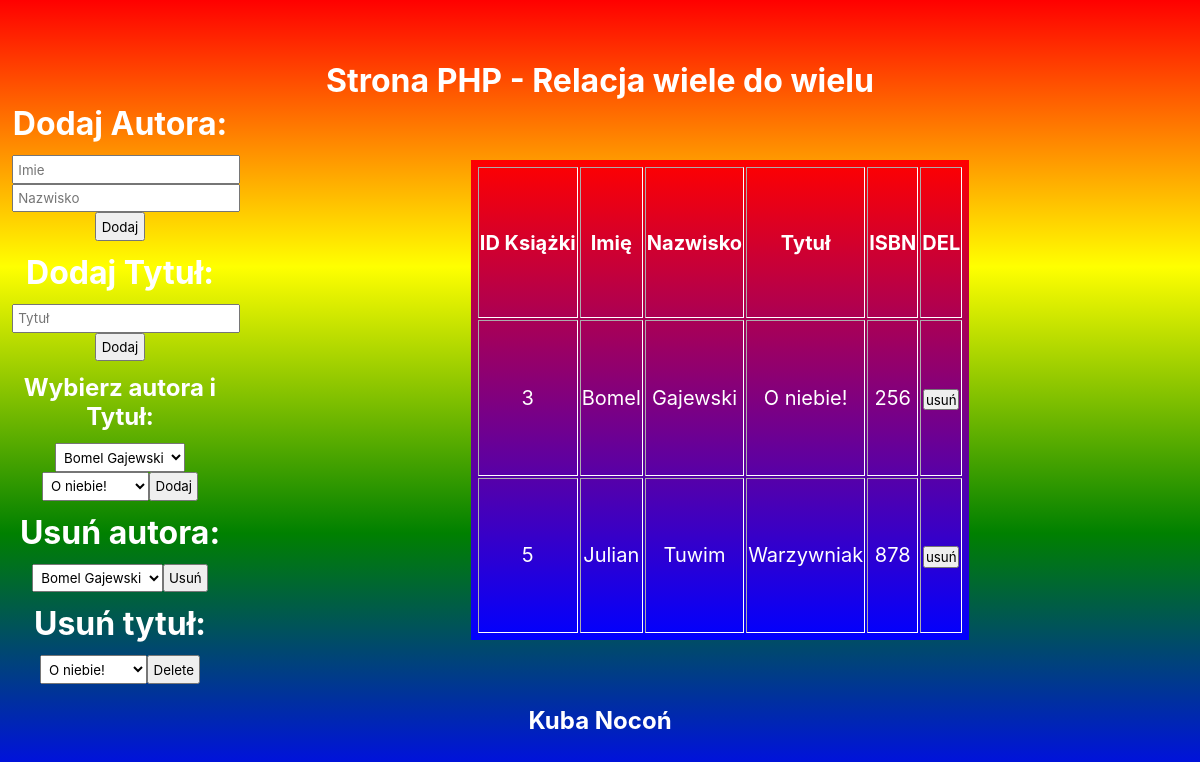
The page / on the database its author committed.
### tables this page shows
CREATE TABLE IF NOT EXISTS `ksiazki` (
  `id` int(11) NOT NULL AUTO_INCREMENT,
  `id_autor` int(11) NOT NULL,
  `id_tytul` int(11) NOT NULL,
  PRIMARY KEY (`id`),
  KEY `id_autor` (`id_autor`),
  KEY `id_tytul` (`id_tytul`)
);

CREATE TABLE IF NOT EXISTS `autorzy` (
  `id_autor` int(11) NOT NULL AUTO_INCREMENT,
  `imie` varchar(30) NOT NULL,
  `nazwisko` varchar(30) NOT NULL,
  PRIMARY KEY (`id_autor`)
);

CREATE TABLE IF NOT EXISTS `tytuly` (
  `id_tytul` int(11) NOT NULL AUTO_INCREMENT,
  `tytuł` varchar(30) NOT NULL,
  `ISBN` int(30) NOT NULL,
  PRIMARY KEY (`id_tytul`)
);

### index.php (the view, shortened to what this page needs)
<!DOCTYPE html>
<html lang="en">
<head>
    <link rel="stylesheet" href="style.css">
</head>
<body>
<div class="container">
    <div class="header">
        <h1>Strona PHP - Relacja wiele do wielu</h1>
    </div>
    <div class="sidebar">
                                <h1>Dodaj Autora:</h1>
                                <form action="insert-autor.php" method="post" class="wybor">
                                    <input type="text" name="imie" placeholder="Imie">
                                    <input type="text" name="nazwisko" placeholder="Nazwisko">
                                    <input type="submit" value="Dodaj">
                                </form>
                                        <h1>Dodaj Tytuł:</h1>
                                        <form action="insert-tytul.php" method="post" class="wybor">
                                            <input type="text" name="tytul" placeholder="Tytuł">
                                            <input type="submit" value="Dodaj">
                                        </form>
                                                    <h2>Wybierz autora i Tytuł:</h2>
                                                    <?php
                                                        $conn = new mysqli('localhost','root','','library');
                                                        $result2 = $conn->query("SELECT * FROM autorzy");
                                                        echo("<form action='insert-ksiazka.php' method='POST'  class='wybor'>");
                                                        echo("<select name='wybrany-autor'>");
                                                        while($row=$result2->fetch_assoc() ){
                                                            echo("<option value='".$row['id_autor']."'>".$row['imie']." ".$row['nazwisko']."</option>");
                                                        }
                                                        echo("</select>");
                                                        $result3 = $conn->query("SELECT * FROM tytuly");
                                                        echo("<select name='wybrany-tytul'>");
                                                        while($row=$result3->fetch_assoc() ){
                                                            echo("<option value='".$row['id_tytul']."'>".$row['tytuł']."</option>");
                                                        }
                                                        echo("</select>");
                                                        echo("<input type='submit' value='Dodaj'>");
                                                        echo("</form>");
                                                    ?>
                                                                    <?php
                                                                    $conn = new mysqli('localhost','root','','library');
                                                                    $result1 = $conn->query("SELECT * FROM autorzy");
                                                                    echo("<h1>Usuń autora:</h1>");
                                                                    echo("<form action='delete-autor.php' method='POST'  class='wybor'>");
                                                                    echo("<select name='id_autor'>");
                                                                    while($row=$result1->fetch_assoc() ){
                                                                        echo("<option value='".$row['id_autor']."'>".$row['imie']." ".$row['nazwisko']."</option>");
                                                                    }
                                                                    echo("</select>");
                                                                    echo("<input type='submit' value='Usuń'>");
                                                                    echo("</form>");
                                                                    $result2 = $conn->query("SELECT * FROM tytuly");
                                                                    echo("<h1>Usuń tytuł:</h1>");
                                                                    echo("<form action='delete-tytul.php' method='POST'  class='wybor'>");
                                                                    echo("<select name='id_tytul'>");
                                                                    while($row=$result2->fetch_assoc() ){
                                                                        echo("<option value='".$row['id_tytul']."'>".$row['tytuł']."</option>");
                                                                    }
                                                                    echo("</select>");
                                                                    echo("<input type='submit' value='Delete'>");
                                                                    echo("</form>");
                                                                    ?>
    </div>
    <div class="main">
                                <?php
                                    $conn = new mysqli('localhost','root','','library');
                                    $result = $conn->query("SELECT id, imie, nazwisko, tytuł, isbn FROM ksiazki, autorzy, tytuly WHERE ksiazki.id_autor=autorzy.id_autor AND ksiazki.id_tytul=tytuly.id_tytul");
                                    echo("<table border=1 class='tabelka'");
                                    echo("<tr>
                                    <th>ID Książki</th>
                                    <th>Imię</th>
                                    <th>Nazwisko</th>
                                    <th>Tytuł</th>
                                    <th>ISBN</th>
                                    <th>DEL</th>
                                    </tr>");
                                    while($row=$result->fetch_assoc()){
                                        echo("<tr>");
                                        echo("<td>".$row['id']."</td>");
                                        echo("<td>".$row['imie']."</td>");
                                        echo("<td>".$row['nazwisko']."</td>");
                                        echo("<td>".$row['tytuł']."</td>");
                                        echo("<td>".$row['isbn']."</td>");
                                        echo("<td>
                                                <form action='delete-ksiazki.php' method='post'>
                                                    <input type='hidden' name='id' value='".$row['id']."'>
                                                    <input type='submit' value='usuń'>
                                                </form>
                                             </td>");
                                                echo("</tr>");
                                            }
                                            echo("</table>");
                                        ?>
    </div>
    <div class="footer">
        <h2>Kuba Nocoń</h2>
    </div>
</div>
</body>
</html>

### style.css (style rules this page uses)
* { margin: 0px; }
.container { height: 100vh; background: linear-gradient(to bottom, red, yellow, green, blue); display: grid; grid-template-columns: repeat(5, 20%); grid-template-rows: repeat(5, 20%); grid-template-areas: "H H H H H" "S M M M M" "S M M M M" "S M M M M" "F F F F F"; }
.header { grid-area: H; text-align: center; display: flex; justify-content: center; align-items: center; }
.main { grid-area: M; text-align: center; display: flex; justify-content: center; }
.sidebar { grid-area: S; text-align: center; display: flex; flex-direction: column; justify-content: center; }
.footer { grid-area: F; text-align: center; display: flex; justify-content: center; align-items: center; }
h1, h2, h3 { color: white; font-family: -apple-system, BlinkMacSystemFont, 'Segoe UI', Roboto, Oxygen, Ubuntu, Cantarell, 'Open Sans', 'Helvetica Neue', sans-serif; }
.tabelka { padding: 5px; color: white; font-size: 20px; border: white; font-family: -apple-system, BlinkMacSystemFont, 'Segoe UI', Roboto, Oxygen, Ubuntu, Cantarell, 'Open Sans', 'Helvetica Neue', sans-serif; background: linear-gradient(to bottom, red, blue); }
.wybor { padding: 5%; font-family: -apple-system, BlinkMacSystemFont, 'Segoe UI', Roboto, Oxygen, Ubuntu, Cantarell, 'Open Sans', 'Helvetica Neue', sans-serif; }
input { font-family: -apple-system, BlinkMacSystemFont, 'Segoe UI', Roboto, Oxygen, Ubuntu, Cantarell, 'Open Sans', 'Helvetica Neue', sans-serif; padding: 2%; }
select { font-family: -apple-system, BlinkMacSystemFont, 'Segoe UI', Roboto, Oxygen, Ubuntu, Cantarell, 'Open Sans', 'Helvetica Neue', sans-serif; padding: 2%; }

### rows shown on the page
ksiazki: id "3", id_autor.imie "Bomel", id_autor.nazwisko "Gajewski", id_tytul.tytuł "O niebie!", id_tytul.ISBN "256"
ksiazki: id "5", id_autor.imie "Julian", id_autor.nazwisko "Tuwim", id_tytul.tytuł "Warzywniak", id_tytul.ISBN "878"

### other values the page prints
form field wybrany-autor "Bomel Gajewski"
form field wybrany-tytul "O niebie!"
form field id_autor "Bomel Gajewski"
form field id_tytul "O niebie!"
